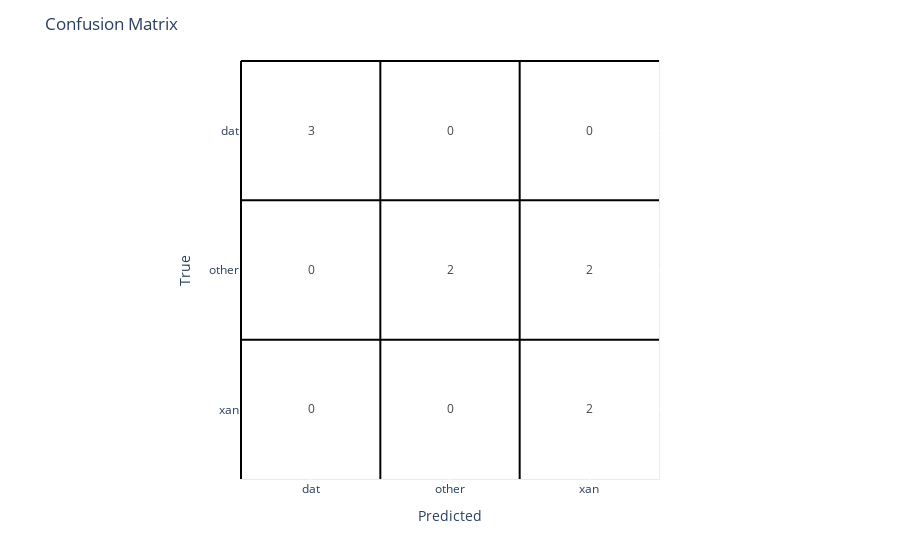

Source (notebook cell):
### Code cell
plot_confusion_matrix(y_labeled_val, y_labeled_val_pred, trained_model.classes_)

### Figure 1 — Plotly figure (JSON) as saved in the notebook; plotly's stock layout.template omitted (floating-point values rounded to 4 significant figures)
{"data": [{"coloraxis": "coloraxis", "hovertemplate": "x: %{x}<br>y: %{y}<br>color: %{z}<extra></extra>", "name": "0", "texttemplate": "%{z}", "type": "heatmap", "x": ["dat", "other", "xan"], "xaxis": "x", "y": ["dat", "other", "xan"], "yaxis": "y", "z": [[3, 0, 0], [0, 2, 2], [0, 0, 2]]}], "layout": {"coloraxis": {"colorscale": [[0, "white"], [1, "white"]], "showscale": false}, "margin": {"t": 60}, "shapes": [{"line": {"color": "black", "width": 2}, "type": "line", "x0": -0.5, "x1": 2.5, "y0": -0.5, "y1": -0.5}, {"line": {"color": "black", "width": 2}, "type": "line", "x0": -0.5, "x1": -0.5, "y0": -0.5, "y1": 2.5}, {"line": {"color": "black", "width": 2}, "type": "line", "x0": -0.5, "x1": 2.5, "y0": 0.5, "y1": 0.5}, {"line": {"color": "black", "width": 2}, "type": "line", "x0": 0.5, "x1": 0.5, "y0": -0.5, "y1": 2.5}, {"line": {"color": "black", "width": 2}, "type": "line", "x0": -0.5, "x1": 2.5, "y0": 1.5, "y1": 1.5}, {"line": {"color": "black", "width": 2}, "type": "line", "x0": 1.5, "x1": 1.5, "y0": -0.5, "y1": 2.5}], "title": {"text": "Confusion Matrix"}, "xaxis": {"anchor": "y", "constrain": "domain", "domain": [0, 1], "scaleanchor": "y", "title": {"text": "Predicted"}}, "yaxis": {"anchor": "x", "autorange": "reversed", "constrain": "domain", "domain": [0, 1], "title": {"text": "True"}}}}
